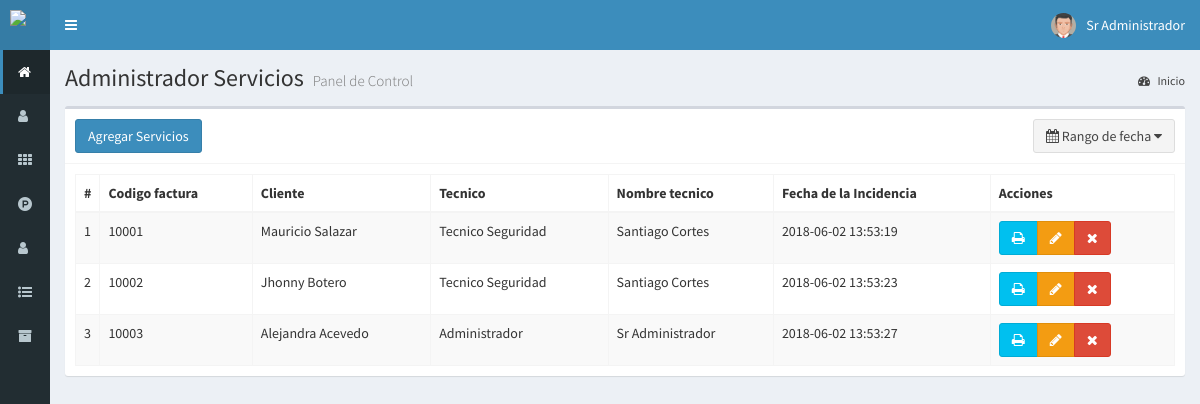
The app's page /servicios (signed in) with its own data.
### tables this page shows
CREATE TABLE `servicios` (
  `id` int(11) NOT NULL,
  `id_tecnico` int(11) NOT NULL,
  `id_perfil` int(11) NOT NULL,
  `id_cliente` int(11) NOT NULL,
  `codigo` int(11) NOT NULL,
  `incidencias` text NOT NULL,
  `estados` text NOT NULL,
  `artefacto_tecnologico` text NOT NULL,
  `observaciones` text NOT NULL,
  `fecha` timestamp NOT NULL DEFAULT CURRENT_TIMESTAMP ON UPDATE CURRENT_TIMESTAMP,
  `total` int(11) NOT NULL
);

CREATE TABLE `cliente` (
  `id` int(11) NOT NULL,
  `nombre` text NOT NULL,
  `documento` int(11) NOT NULL,
  `correo` text NOT NULL,
  `num_celular` text NOT NULL,
  `fecha_nacimiento` date NOT NULL,
  `area_trabajo` text NOT NULL,
  `incidencias` int(11) NOT NULL,
  `fecha` timestamp NOT NULL DEFAULT CURRENT_TIMESTAMP ON UPDATE CURRENT_TIMESTAMP
);

CREATE TABLE `usuarios` (
  `id` int(11) NOT NULL,
  `nombre` text NOT NULL,
  `usuario` text NOT NULL,
  `password` text NOT NULL,
  `perfil` text NOT NULL,
  `foto` text NOT NULL,
  `estado` int(11) NOT NULL,
  `ultimo_login` datetime NOT NULL,
  `fecha` timestamp NOT NULL DEFAULT CURRENT_TIMESTAMP ON UPDATE CURRENT_TIMESTAMP
);

### controladores/plantilla.controlador.php (called while the page is built)
<?php
class ControladorPantilla{
	static public function ctrPlantilla(){
		include "vistas/plantilla.php";
	}
}

### index.php (called while the page is built, shortened)
<?php
require_once "controladores/plantilla.controlador.php";
require_once "controladores/usuarios.controlador.php";
require_once "controladores/clientes.controlador.php";
require_once 'controladores/servicios.controlador.php';
require_once 'controladores/componentes.controlador.php';
require_once "modelos/usuarios.modelo.php";
require_once "modelos/clientes.modelo.php";
require_once 'modelos/servicios.modelo.php';
$plantilla = new ControladorPantilla();
$plantilla -> ctrPlantilla();

### controladores/servicios.controlador.php (called while the page is built, shortened)
<?php
class ControladorServicios {
    static public function ctrRangoFechasServicios($fechaInicial, $fechaFinal) {
        $tabla = "servicios";
        $respuesta = ModeloServicios::mdlRangoFechasServicios($tabla, $fechaInicial, $fechaFinal);
        return $respuesta;
    }
}

### modelos/conexion.php (called while the page is built)
<?php
class Conexion{
	static public function conectar(){
		$link = new PDO("mysql:host=localhost:3307;dbname=servitex",
			            "root",
			            "");
		$link-> exec("set names utf8");
		return $link;
	}
}

### modelos/servicios.modelo.php (called while the page is built, shortened)
<?php
require_once 'conexion.php';
class ModeloServicios {
    static public function mdlRangoFechasServicios($tabla, $fechaInicial, $fechaFinal) {
        if ($fechaInicial == null) {
            $stmt = Conexion::conectar()->prepare("SELECT * FROM $tabla ORDER BY id ASC");
            $stmt->execute();
            return $stmt->fetchAll();
        } else if ($fechaInicial == $fechaFinal) {
            $stmt = Conexion::conectar()->prepare("SELECT * FROM $tabla WHERE fecha like '%$fechaFinal%' ");
            $stmt->bindParam(" :fecha", $fechaFinal, PDO::PARAM_STR);
            $stmt->execute();
            return $stmt->fetchAll();
        } else {
            $stmt = Conexion::conectar()->prepare("SELECT * FROM $tabla WHERE fecha BETWEEN '$fechaInicial' AND '$fechaFinal' ");
            $stmt->execute();
            return $stmt->fetchAll();
        }
    }
}

### controladores/clientes.controlador.php (called while the page is built, shortened)
<?php
class ControladorClientes {
    static public function ctrMostrarClientes($item, $valor) {
        $tabla = "cliente";
        $respuesta = ModeloClientes::mdlMostrarClientes($tabla, $item, $valor);
        return $respuesta;
    }
}

### modelos/clientes.modelo.php (called while the page is built, shortened)
<?php
require_once 'conexion.php';
class ModeloClientes {
    static public function mdlMostrarClientes($tabla, $item, $valor) {
        if ($item != null) {
            $stmt = Conexion::conectar()->prepare("SELECT * FROM $tabla WHERE $item= :$item");
            $stmt->bindParam(":" . $item, $valor, PDO::PARAM_STR);
            $stmt->execute();
            return $stmt->fetch();
        } else {
            $stmt = Conexion::conectar()->prepare("SELECT * FROM $tabla");
            $stmt->execute();
            return $stmt->fetchAll();
        }
    }
}

### controladores/usuarios.controlador.php (called while the page is built, shortened)
<?php
class ControladorUsuarios {
    static public function ctrMostarUsuarios($item, $valor) {
        $tabla = "usuarios";
        $respuesta = ModeloUsuarios::MdlMostrarUsuarios($tabla, $item, $valor);
        return $respuesta;
    }
}

### modelos/usuarios.modelo.php (called while the page is built, shortened)
<?php
require_once "conexion.php";
class ModeloUsuarios {
    static public function mdlMostrarUsuarios($tabla, $item, $valor) {
        if ($item != null) {
            $stmt = Conexion::conectar()->prepare("SELECT * FROM $tabla WHERE $item = :$item");
            $stmt->bindParam(":" . $item, $valor, PDO::PARAM_STR);
            $stmt->execute();
            return $stmt->fetch();
        } else {
            $stmt = Conexion::conectar()->prepare("SELECT * FROM $tabla");
            $stmt->execute();
            return $stmt->fetchAll();
        }
    }
}

### vistas/modulos/servicios.php (the view, shortened to what this page needs)
<div class="content-wrapper">
    <section class="content-header">
        <h1>
            Administrador Servicios
            <small>Panel de Control </small>
        </h1>
        <ol class="breadcrumb">
            <li><a href="inicio"><i class="fa fa-dashboard"></i> Inicio</a></li>
        </ol>
    </section>
    <section class="content">
        <div class="box">
            <div class="box-header with-border">
                <a href="crear-servicios">
                    <button class="btn btn-primary">
                        Agregar Servicios
                    </button>
                </a>
                <button type="button" class="btn btn-default pull-right" id="daterange-btn">
                    <span>
                        <i class="fa fa-calendar"></i> Rango de fecha
                    </span>
                    <i class="fa fa-caret-down"></i>
                </button>
            </div>
            <div class="box-body">
                <table class="table table-bordered table-striped dt-responsive tablas">
                    <thead>
                        <tr>
                            <th style="width:10px ">#</th>
                            <th>Codigo factura</th>
                            <th>Cliente</th>
                            <th>Tecnico</th>
                            <th>Nombre tecnico</th>
                            <th>Fecha de la Incidencia</th>
                            <th>Acciones</th>
                        </tr>
                    </thead
                    <tbody>
                        <?php
                        if (isset($_GET["fechaInicial"])) {
                            $fechaInicial = $_GET["fechaInicial"];
                            $fechaFinal = $_GET["fechaFinal"];
                        } else {
                            $fechaInicial = null;
                            $fechaFinal = null;
                        }
                        $respuesta = ControladorServicios::ctrRangoFechasServicios($fechaInicial, $fechaFinal);
                        foreach ($respuesta as $key => $value) {
                            echo ' <tr>
                            <td>' . ($key + 1) . '</td>
                            <td>' . $value["codigo"] . '</td>';
                            $itemCliente = "id";
                            $valorCliente = $value["id_cliente"];
                            $respuestaCliente = ControladorClientes::ctrMostrarClientes($itemCliente, $valorCliente);
                            echo '<td>' . $respuestaCliente["nombre"] . '</td>';
                            $itemPerfil = "id";
                            $valorPeril = $value["id_perfil"];
                            $respuestaPerfil = ControladorUsuarios::ctrMostarUsuarios($itemPerfil, $valorPeril);
                            echo '<td>' . $respuestaPerfil["perfil"] . '</td>';
                            $itemTecnico = "id";
                            $valorTecnico = $value["id_tecnico"];
                            $respuetaTecnico = ControladorUsuarios::ctrMostarUsuarios($itemTecnico, $valorTecnico);
                            echo '<td>' . $respuetaTecnico["nombre"] . '</td>
                            <td>' . $value["fecha"] . '</td>
                            <td>
                                    <div class="btn-group">
                                        <button class="btn btn-info btnImprimirServicio" codigoServicio="' . $value["codigo"] . '">
                                            <i class="fa fa-print"></i>
                                            </button>
                                        <a href="index.php?ruta=editar-servicios&idServicio=' . $value["id"] . '
                                    "<button class="btn btn-warning"><i class="fa fa-pencil"></i></button></a>';
                            if ($_SESSION["perfil"] == "Administrador") {
                                        echo '<button class="btn btn-danger"><i class="fa fa-times"></i></button>
                                                </div>';
                                   }
                           echo '</td>
                            </tr>';
                        }
                        ?>
                </table>
            </div>
        </div>
    </section>
</div>

### records on screen
servicios: codigo "10001", id_cliente.nombre "Mauricio Salazar", usuarios.perfil "Tecnico Seguridad", usuarios.nombre "Santiago Cortes", fecha "2018-06-02 13:53:19"
servicios: codigo "10002", id_cliente.nombre "Jhonny Botero", usuarios.perfil "Tecnico Seguridad", usuarios.nombre "Santiago Cortes", fecha "2018-06-02 13:53:23"
servicios: codigo "10003", id_cliente.nombre "Alejandra Acevedo", usuarios.perfil "Administrador", usuarios.nombre "Sr Administrador", fecha "2018-06-02 13:53:27"

### other values on screen
$_SESSION["nombre"] "Sr Administrador"
